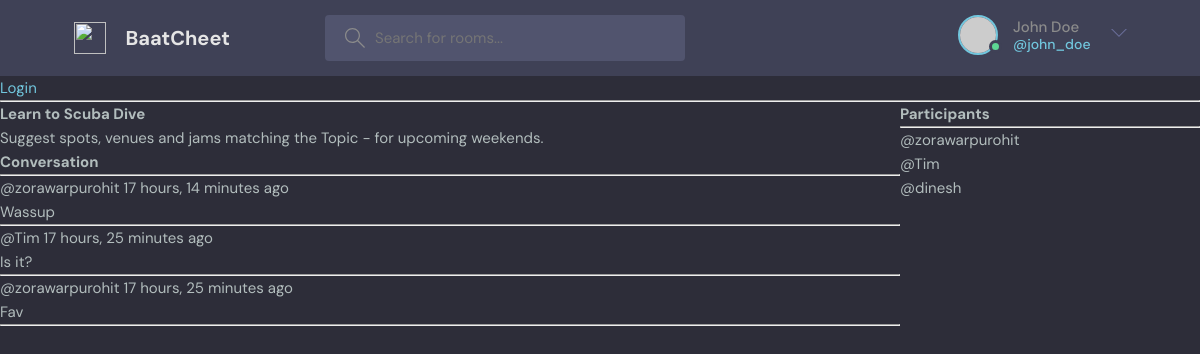
/room/14/, run on the app's committed database.
### base/models.py (models this page shows, shortened)
class Room(models.Model):
    host = models.ForeignKey(User, on_delete=models.SET_NULL, null=True)
    topic = models.ForeignKey(Topic, on_delete=models.SET_NULL, null=True)
    name = models.CharField(max_length=200)
    description = models.TextField(null=True, blank=True)
    participants = models.ManyToManyField(User, related_name='participants', blank = True)
    updated = models.DateTimeField(auto_now=True)
    created = models.DateTimeField(auto_now_add=True)
    class Meta:
        ordering = ['-updated', '-created']

class Message(models.Model):
    user = models.ForeignKey(User, on_delete=models.CASCADE)
    room = models.ForeignKey(Room, on_delete=models.CASCADE)
    body = models.TextField()
    updated = models.DateTimeField(auto_now=True)
    created = models.DateTimeField(auto_now_add=True)
    class Meta:
        ordering = ['-updated', '-created']

### base/views.py (the view, shortened to what this page needs)
# urls.py: path('room/<str:id>/', views.room, name="room"),
def room(request, id):
    room = Room.objects.get(id=id)
    room_messages = room.message_set.all()
    participants = room.participants.all()
    room_data = {'room': room, 'room_messages': room_messages, 'participants':participants}
    return render(request, 'base/room.html', room_data)

### base/templates/base/room.html (shortened to what this page needs)
{% extends 'main.html' %}
{% block content %}
<div class="room-container">
   <div>
      <h1>
         {{room.name}}
      </h1>
      <p>{{room.description}}</p>
      <div class ="comment-wrapper">
         <h3>Conversation</h3>
         <hr>
         {%for message in room_messages %}
            <div>
               <small>@{{message.user}} {{message.created | timesince }} ago </small>
               <p>{{message.body}}</p>
               <hr>
            </div>
         {% endfor %}
      </div>
   </div>
   <div>
      <h3>Participants</h3>
      <hr>
      {% for user in participants %}
         <div>
            <p>@{{user.username}}</p>
         </div>
      {% endfor %}
   </div>
</div>
{% endblock  %}

### static/styles/style.css (style rules this page uses)
:root { --color-main: #71c6dd; --color-main-light: #e1f6fb; --color-dark: #3f4156; --color-dark-medium: #51546e; --color-dark-light: #696d97; --color-light: #e5e5e5; --color-gray: #8b8b8b; --color-light-gray: #b2bdbd; --color-bg: #2d2d39; --color-success: #5dd693; --color-error: #fc4b0b; }
* { font-family: "DM Sans", -apple-system, BlinkMacSystemFont, "Segoe UI", Roboto, Oxygen, Ubuntu, Cantarell, "Open Sans", "Helvetica Neue", sans-serif; margin: 0; padding: 0; box-sizing: border-box; text-rendering: optimizeLegibility; font-size: inherit; }
html { font-size: 56.25%; }
@media only screen and (min-width: 1200px) { html { font-size: 62.5%; } }
body { line-height: 1.6; font-weight: 400; font-size: 1.5rem; color: var(--color-light-gray); background-color: var(--color-bg); min-height: 100vh; }

### base/templates/base/room.html (style rules this page uses)
.room-container { display: grid; grid-template-columns: 3fr 1fr }

### data on the page
Room: name "Learn to Scuba Dive", description "Suggest spots, venues and jams matching the Topic - for upcoming weekends."
Message: user "zorawarpurohit", created "17 hours, 14 minutes", body "Wassup"
Message: user "Tim", created "17 hours, 25 minutes", body "Is it?"
Message: user "zorawarpurohit", created "17 hours, 25 minutes", body "Fav"

### other printed values
{{ user.username }} "zorawarpurohit"
{{ user.username }} "Tim"
{{ user.username }} "dinesh"
